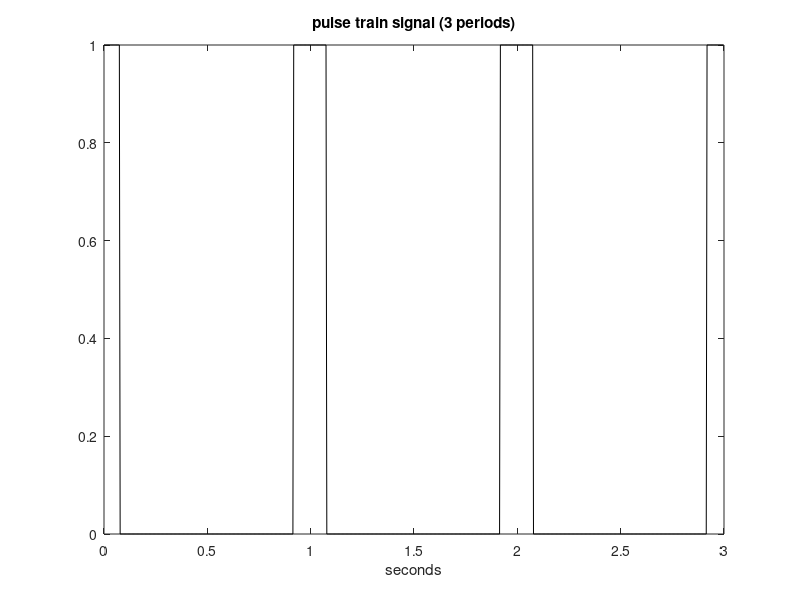

Here is the MATLAB script that generated this plot:
%pulse train signal to be analyzed
fy=1; %signal frequency in Hz
wy=2*pi*fy; %signal frequency in rad/s
Ty=1/fy; %signal period in seconds
N=256;
fs=N*fy; %sampling frequency in Hz
tiv=1/fs; %time interval between samples;
t=0:tiv:((3*Ty)-tiv); %time intervals set (3 periods)
W=20;
%signal first part:
y1=zeros(256,1); y1(1:W)=1; y1((256-W):256)=1;
yt=cat(1,y1,y1,y1); %signal to be plotted
plot(t,yt,'k');
xlabel('seconds'); title('pulse train signal (3 periods)');